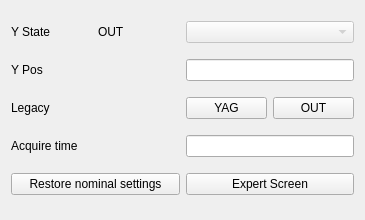
<?xml version="1.0" encoding="UTF-8"?>
<ui version="4.0">
 <class>Form</class>
 <widget class="QWidget" name="Form">
  <property name="enabled">
   <bool>true</bool>
  </property>
  <property name="geometry">
   <rect>
    <x>0</x>
    <y>0</y>
    <width>365</width>
    <height>220</height>
   </rect>
  </property>
  <property name="minimumSize">
   <size>
    <width>270</width>
    <height>200</height>
   </size>
  </property>
  <property name="maximumSize">
   <size>
    <width>500</width>
    <height>220</height>
   </size>
  </property>
  <property name="windowTitle">
   <string>Form</string>
  </property>
  <layout class="QGridLayout" name="gridLayout">
   <item row="0" column="0">
    <widget class="QLabel" name="yStateLabel">
     <property name="text">
      <string>Y State</string>
     </property>
    </widget>
   </item>
   <item row="0" column="1">
    <widget class="PyDMLabel" name="yStateReadback">
     <property name="minimumSize">
      <size>
       <width>80</width>
       <height>0</height>
      </size>
     </property>
     <property name="toolTip">
      <string/>
     </property>
     <property name="text">
      <string>OUT</string>
     </property>
     <property name="channel" stdset="0">
      <string>ca://IM1L0:XTES:MMS:STATE:GET_RBV</string>
     </property>
    </widget>
   </item>
   <item row="0" column="2" colspan="2">
    <widget class="PyDMEnumComboBox" name="yStateComboBox">
     <property name="enabled">
      <bool>false</bool>
     </property>
     <property name="minimumSize">
      <size>
       <width>80</width>
       <height>0</height>
      </size>
     </property>
     <property name="toolTip">
      <string/>
     </property>
     <property name="channel" stdset="0">
      <string>ca://IM1L0:XTES:MMS:STATE:SET</string>
     </property>
    </widget>
   </item>
   <item row="1" column="0">
    <widget class="QLabel" name="yPosLabel">
     <property name="minimumSize">
      <size>
       <width>80</width>
       <height>0</height>
      </size>
     </property>
     <property name="text">
      <string>Y Pos</string>
     </property>
    </widget>
   </item>
   <item row="1" column="1">
    <widget class="PyDMLabel" name="yPosReadback">
     <property name="minimumSize">
      <size>
       <width>80</width>
       <height>0</height>
      </size>
     </property>
     <property name="toolTip">
      <string/>
     </property>
     <property name="showUnits" stdset="0">
      <bool>true</bool>
     </property>
     <property name="channel" stdset="0">
      <string>ca://IM1L0:XTES:MMS.RBV</string>
     </property>
    </widget>
   </item>
   <item row="1" column="2" colspan="2">
    <widget class="PyDMLineEdit" name="yPosLineEdit">
     <property name="minimumSize">
      <size>
       <width>80</width>
       <height>0</height>
      </size>
     </property>
     <property name="toolTip">
      <string/>
     </property>
     <property name="showUnits" stdset="0">
      <bool>true</bool>
     </property>
     <property name="channel" stdset="0">
      <string>ca://IM1L0:XTES:MMS.VAL</string>
     </property>
    </widget>
   </item>
   <item row="2" column="0">
    <widget class="QLabel" name="label">
     <property name="text">
      <string>Legacy</string>
     </property>
    </widget>
   </item>
   <item row="2" column="1">
    <widget class="PyDMLabel" name="yagLabel">
     <property name="toolTip">
      <string/>
     </property>
    </widget>
   </item>
   <item row="2" column="2">
    <widget class="PyDMPushButton" name="yagPushButton">
     <property name="toolTip">
      <string/>
     </property>
     <property name="text">
      <string>YAG</string>
     </property>
     <property name="pressValue" stdset="0">
      <string>1</string>
     </property>
    </widget>
   </item>
   <item row="2" column="3">
    <widget class="PyDMPushButton" name="outPushButton">
     <property name="toolTip">
      <string/>
     </property>
     <property name="text">
      <string>OUT</string>
     </property>
     <property name="pressValue" stdset="0">
      <string>1</string>
     </property>
    </widget>
   </item>
   <item row="3" column="0">
    <widget class="QLabel" name="acquireLabel">
     <property name="minimumSize">
      <size>
       <width>80</width>
       <height>0</height>
      </size>
     </property>
     <property name="text">
      <string>Acquire time</string>
     </property>
    </widget>
   </item>
   <item row="3" column="1">
    <widget class="PyDMLabel" name="acquireReadback">
     <property name="minimumSize">
      <size>
       <width>80</width>
       <height>0</height>
      </size>
     </property>
     <property name="toolTip">
      <string/>
     </property>
     <property name="showUnits" stdset="0">
      <bool>true</bool>
     </property>
     <property name="channel" stdset="0">
      <string>ca://IM1L0:XTES:CAM:AcquireTime_RBV</string>
     </property>
    </widget>
   </item>
   <item row="3" column="2" colspan="2">
    <widget class="PyDMLineEdit" name="acquireLineEdit">
     <property name="minimumSize">
      <size>
       <width>80</width>
       <height>0</height>
      </size>
     </property>
     <property name="toolTip">
      <string/>
     </property>
     <property name="showUnits" stdset="0">
      <bool>true</bool>
     </property>
     <property name="channel" stdset="0">
      <string>ca://IM1L0:XTES:CAM:AcquireTime</string>
     </property>
    </widget>
   </item>
   <item row="4" column="0" colspan="2">
    <widget class="QPushButton" name="nominalButton">
     <property name="minimumSize">
      <size>
       <width>165</width>
       <height>0</height>
      </size>
     </property>
     <property name="text">
      <string>Restore nominal settings</string>
     </property>
    </widget>
   </item>
   <item row="4" column="2" colspan="2">
    <widget class="QPushButton" name="expertButton">
     <property name="text">
      <string>Expert Screen</string>
     </property>
    </widget>
   </item>
  </layout>
 </widget>
 <customwidgets>
  <customwidget>
   <class>PyDMLabel</class>
   <extends>QLabel</extends>
   <header>pydm.widgets.label</header>
  </customwidget>
  <customwidget>
   <class>PyDMEnumComboBox</class>
   <extends>QComboBox</extends>
   <header>pydm.widgets.enum_combo_box</header>
  </customwidget>
  <customwidget>
   <class>PyDMLineEdit</class>
   <extends>QLineEdit</extends>
   <header>pydm.widgets.line_edit</header>
  </customwidget>
  <customwidget>
   <class>PyDMPushButton</class>
   <extends>QPushButton</extends>
   <header>pydm.widgets.pushbutton</header>
  </customwidget>
 </customwidgets>
 <resources/>
 <connections/>
</ui>
